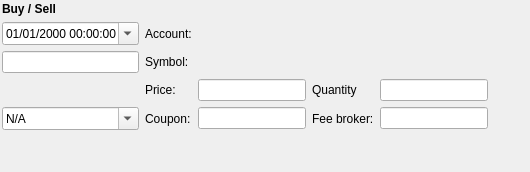
                  <widget class="QWidget" name="TradeDetailsTab">
                   <property name="enabled">
                    <bool>true</bool>
                   </property>
                   <layout class="QGridLayout" name="gridLayout_3">
                    <property name="leftMargin">
                     <number>2</number>
                    </property>
                    <property name="topMargin">
                     <number>2</number>
                    </property>
                    <property name="rightMargin">
                     <number>2</number>
                    </property>
                    <property name="bottomMargin">
                     <number>2</number>
                    </property>
                    <item row="4" column="2">
                     <widget class="QLineEdit" name="TradePriceEdit">
                      <property name="alignment">
                       <set>Qt::AlignRight|Qt::AlignTrailing|Qt::AlignVCenter</set>
                      </property>
                     </widget>
                    </item>
                    <item row="5" column="3">
                     <widget class="QLabel" name="TradeFeeLbl">
                      <property name="text">
                       <string>Fee broker:</string>
                      </property>
                     </widget>
                    </item>
                    <item row="7" column="0">
                     <spacer name="verticalSpacer_2">
                      <property name="orientation">
                       <enum>Qt::Vertical</enum>
                      </property>
                      <property name="sizeHint" stdset="0">
                       <size>
                        <width>20</width>
                        <height>40</height>
                       </size>
                      </property>
                     </spacer>
                    </item>
                    <item row="5" column="0">
                     <widget class="QDateEdit" name="TradeSettlementEdit">
                      <property name="toolTip">
                       <string>Trade settlement date</string>
                      </property>
                      <property name="specialValueText">
                       <string>N/A</string>
                      </property>
                      <property name="minimumDate">
                       <date>
                        <year>2000</year>
                        <month>1</month>
                        <day>1</day>
                       </date>
                      </property>
                      <property name="displayFormat">
                       <string>dd/MM/yyyy</string>
                      </property>
                      <property name="calendarPopup">
                       <bool>true</bool>
                      </property>
                     </widget>
                    </item>
                    <item row="4" column="3">
                     <widget class="QLabel" name="label">
                      <property name="text">
                       <string>Quantity</string>
                      </property>
                     </widget>
                    </item>
                    <item row="2" column="5">
                     <spacer name="horizontalSpacer_5">
                      <property name="orientation">
                       <enum>Qt::Horizontal</enum>
                      </property>
                      <property name="sizeHint" stdset="0">
                       <size>
                        <width>40</width>
                        <height>20</height>
                       </size>
                      </property>
                     </spacer>
                    </item>
                    <item row="2" column="0">
                     <widget class="QLineEdit" name="TradeNumberEdit">
                      <property name="toolTip">
                       <string>Trade operation number</string>
                      </property>
                     </widget>
                    </item>
                    <item row="0" column="0">
                     <widget class="QLabel" name="TradeTabLbl">
                      <property name="font">
                       <font>
                        <weight>75</weight>
                        <bold>true</bold>
                       </font>
                      </property>
                      <property name="text">
                       <string>Buy / Sell</string>
                      </property>
                     </widget>
                    </item>
                    <item row="5" column="4">
                     <widget class="QLineEdit" name="TradeFeeEdit">
                      <property name="alignment">
                       <set>Qt::AlignRight|Qt::AlignTrailing|Qt::AlignVCenter</set>
                      </property>
                     </widget>
                    </item>
                    <item row="1" column="0">
                     <widget class="QDateTimeEdit" name="TradeTimestampEdit">
                      <property name="displayFormat">
                       <string>dd/MM/yyyy hh:mm:ss</string>
                      </property>
                      <property name="calendarPopup">
                       <bool>true</bool>
                      </property>
                     </widget>
                    </item>
                    <item row="4" column="1">
                     <widget class="QLabel" name="TradePriceLbl">
                      <property name="text">
                       <string>Price:</string>
                      </property>
                     </widget>
                    </item>
                    <item row="4" column="4">
                     <widget class="QLineEdit" name="TradeQtyEdit">
                      <property name="alignment">
                       <set>Qt::AlignRight|Qt::AlignTrailing|Qt::AlignVCenter</set>
                      </property>
                     </widget>
                    </item>
                    <item row="1" column="2" colspan="3">
                     <widget class="AccountSelector" name="TradeAccountWidget" native="true"/>
                    </item>
                    <item row="2" column="2" colspan="3">
                     <widget class="AssetSelector" name="TradeAssetWidget" native="true"/>
                    </item>
                    <item row="1" column="1">
                     <widget class="QLabel" name="TradeAccountLbl">
                      <property name="text">
                       <string>Account:</string>
                      </property>
                     </widget>
                    </item>
                    <item row="2" column="1">
                     <widget class="QLabel" name="TradeSymbolLbl">
                      <property name="text">
                       <string>Symbol:</string>
                      </property>
                     </widget>
                    </item>
                    <item row="4" column="0">
                     <widget class="TradeAction" name="TradeActionWidget" native="true"/>
                    </item>
                    <item row="5" column="1">
                     <widget class="QLabel" name="TradeCouponLbl">
                      <property name="text">
                       <string>Coupon:</string>
                      </property>
                     </widget>
                    </item>
                    <item row="5" column="2">
                     <widget class="QLineEdit" name="TradeCouponEdit">
                      <property name="alignment">
                       <set>Qt::AlignRight|Qt::AlignTrailing|Qt::AlignVCenter</set>
                      </property>
                     </widget>
                    </item>
                   </layout>
                  </widget>
